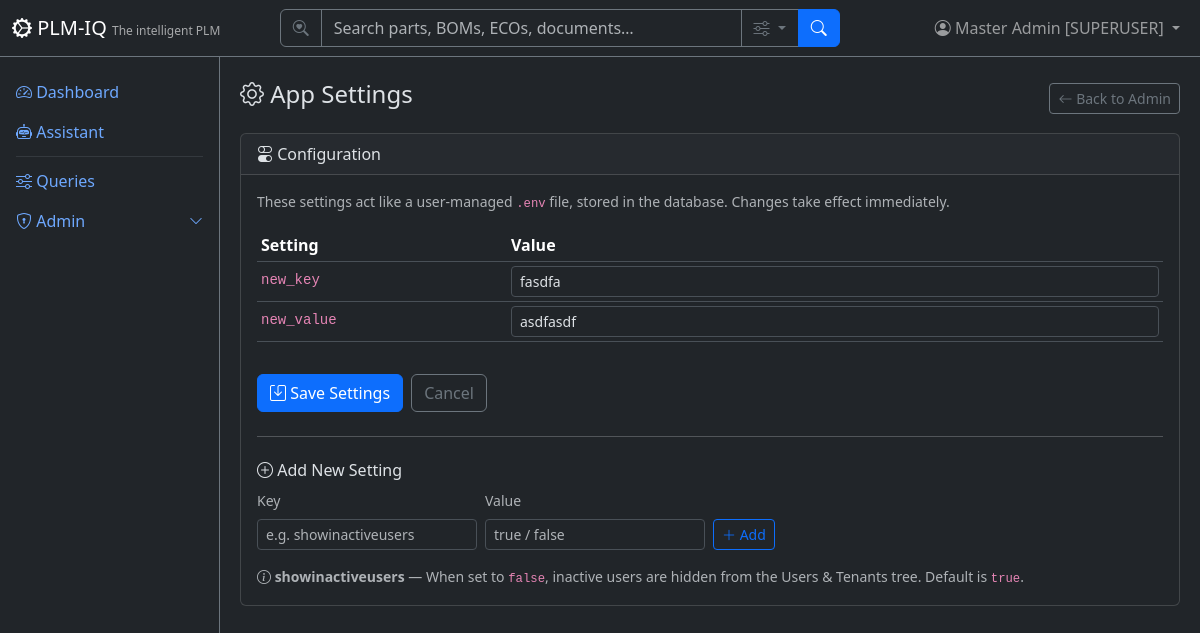
The app's page /admin/settings (signed in), older data.
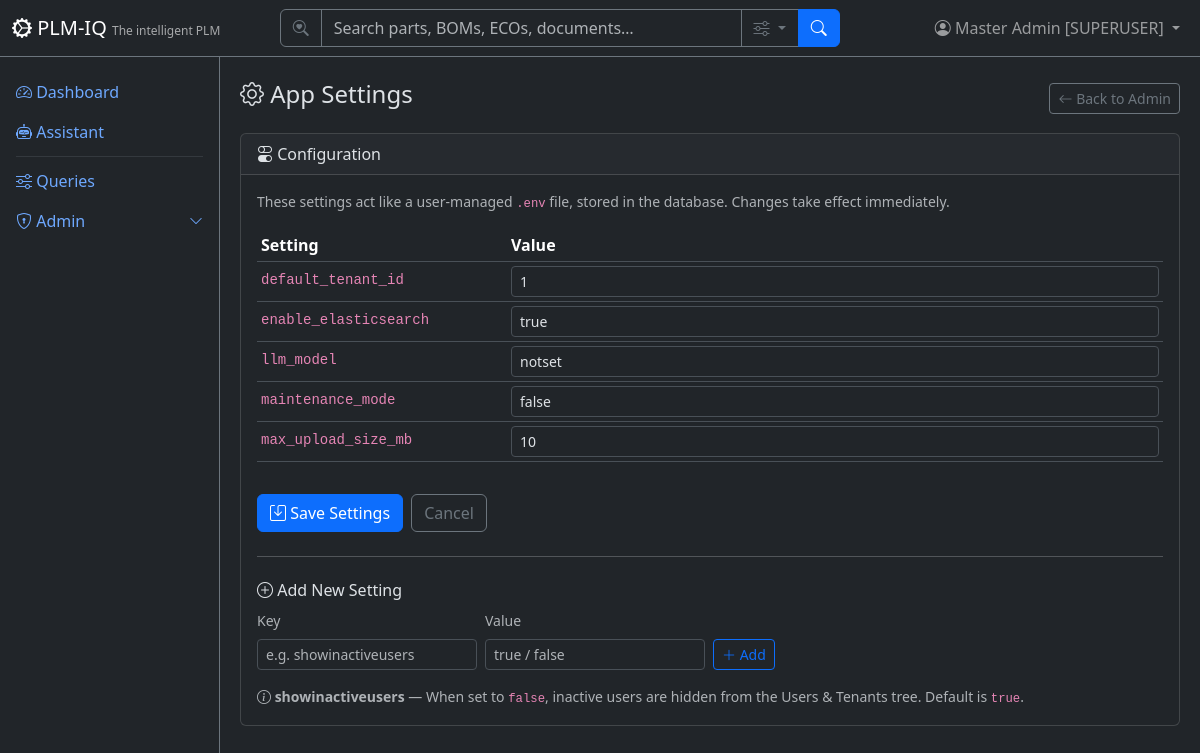
The same page, newer data.
### app/models/setting.py (models this page shows)
class AppSetting(Base):
    __tablename__ = "app_settings"
    key = Column("key", String, primary_key=True)
    value = Column("value", String, nullable=False, default="")

### app/routers/admin.py (the view)
@router.get("/settings", response_class=HTMLResponse)
def admin_settings(
    request: Request,
    db: Session = Depends(get_db),
    _role: User = Depends(require_role(["tenantadmin"])),
    error: str = "",
):
    return HTMLResponse(content=render(
        "admin/settings.html",
        **auth_context(request, db),
        settings=_all_settings(db),
        error=error,
    ))

### app/templates/admin/settings.html (shortened to what this page needs)
{% extends "base.html" %}
{% block content %}
<div class="d-flex justify-content-between align-items-center mb-3">
    <h4><i class="bi bi-gear"></i> App Settings</h4>
    <a href="/admin" class="btn btn-sm btn-outline-secondary">
        <i class="bi bi-arrow-left"></i> Back to Admin
    </a>
</div>
<div class="card">
    <div class="card-header">
        <i class="bi bi-toggles"></i> Configuration
    </div>
    <div class="card-body">
        <p class="text-muted small mb-3">
            These settings act like a user-managed <code>.env</code> file, stored in the database.
            Changes take effect immediately.
        </p>
        <form method="POST" action="/admin/settings">
            <div class="table-responsive">
                <table class="table table-sm">
                    <thead>
                        <tr>
                            <th style="width: 250px;">Setting</th>
                            <th>Value</th>
                        </tr>
                    </thead>
                    <tbody>
                        {% for s in settings %}
                        <tr>
                            <td><code>{{ s.key }}</code></td>
                            <td>
                                {% if s.key == "showinactiveusers" %}
                                <select name="setting__{{ s.key }}" class="form-select form-select-sm" style="width: auto;">
                                    <option value="true" {% if s.value == "true" %}selected{% endif %}>True (show inactive users)</option>
                                    <option value="false" {% if s.value == "false" %}selected{% endif %}>False (hide inactive users)</option>
                                </select>
                                {% else %}
                                <input type="text" name="setting__{{ s.key }}" value="{{ s.value }}" class="form-control form-control-sm">
                                {% endif %}
                            </td>
                        </tr>
                        {% else %}
                        <tr>
                            <td colspan="2" class="text-center text-muted py-3">
                                No settings yet. Add one below.
                            </td>
                        </tr>
                        {% endfor %}
                    </tbody>
                </table>
            </div>
            <div class="d-flex gap-2 mt-3">
                <button type="submit" class="btn btn-primary"><i class="bi bi-save"></i> Save Settings</button>
                <a href="/admin" class="btn btn-outline-secondary">Cancel</a>
            </div>
        </form>
        <hr class="my-4">
        <h6><i class="bi bi-plus-circle"></i> Add New Setting</h6>
        <form method="POST" action="/admin/settings" class="row g-2 align-items-end">
            <div class="col-auto">
                <label class="form-label small text-muted">Key</label>
                <input type="text" name="setting__new_key" class="form-control form-control-sm" placeholder="e.g. showinactiveusers" pattern="[a-z_]+">
            </div>
            <div class="col-auto">
                <label class="form-label small text-muted">Value</label>
                <input type="text" name="setting__new_value" class="form-control form-control-sm" placeholder="true / false">
            </div>
            <div class="col-auto">
                <button type="submit" class="btn btn-sm btn-outline-primary"><i class="bi bi-plus-lg"></i> Add</button>
            </div>
        </form>
        <p class="text-muted small mb-0 mt-3">
            <i class="bi bi-info-circle"></i>
            <strong>showinactiveusers</strong> &mdash; When set to <code>false</code>, inactive users are hidden
            from the Users &amp; Tenants tree. Default is <code>true</code>.
        </p>
    </div>
</div>
{% endblock %}

Row changes from the older to the newer data that the page shows:
removed AppSetting: key "new_key", setting__new_key "fasdfa"
removed AppSetting: key "new_value", setting__new_value "asdfasdf"
added AppSetting: key "default_tenant_id", value "1"
added AppSetting: key "enable_elasticsearch", value "true"
added AppSetting: key "llm_model", value "notset"
added AppSetting: key "maintenance_mode", value "false"
added AppSetting: key "max_upload_size_mb", value "10"
